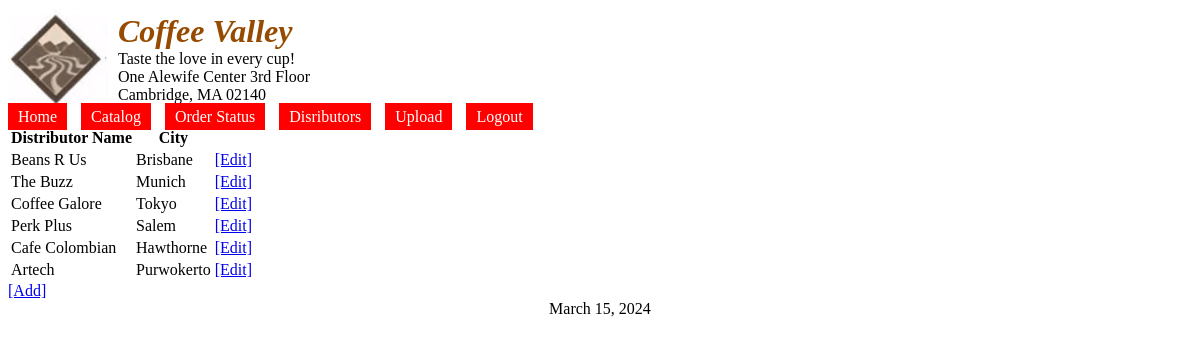
The app's page /distributor.php (signed in) with its own data.
### tables this page shows
CREATE TABLE IF NOT EXISTS `distributor` (
  `id` int NOT NULL AUTO_INCREMENT,
  `distributorName` varchar(100) DEFAULT NULL,
  `city` varchar(100) DEFAULT NULL,
  `region` varchar(50) DEFAULT NULL,
  `country` varchar(100) DEFAULT NULL,
  `phone` varchar(50) DEFAULT NULL,
  `email` varchar(100) DEFAULT NULL,
  PRIMARY KEY (`id`)
);

### distributor.php (the view, shortened to what this page needs)
<?php
require('koneksi.php');
$data = mysqli_query($conn, 'SELECT * FROM distributor');
require "header.php"; ?>
<div>
    <table>
        <tr>
            <th>Distributor Name</th>
            <th>City</th>
            <th></th>
        </tr>
        <?php if (mysqli_num_rows($data) > 0) { ?>
            <?php
            while ($distributor = mysqli_fetch_array($data)) {
            ?>
                <tr>
                    <td><?= $distributor['distributorName']; ?></td>
                    <td><?= $distributor['city']; ?></td>
                    <td><a href="edit_distributor.php?id=<?= $distributor['id']; ?>">[Edit]</a></td>
                </tr>
            <?php $id++;
            } ?>
        <?php } ?>
    </table>
</div>
<a href="add_distributor.php">[Add]</a>
<?php
require "footer.php";
?>

### header.php (shortened to what this page needs)
<!DOCTYPE html>
<html>
<head>
    <link rel="stylesheet" href="assets/styles/main.css">
</head>
<body>
    <header>
        <img src="assets/img/logo.png" width="100px" alt="logo">
        <div class="text-container">
            <h1 style="color: #964b00;"><i>Coffee Valley</i></h1>
            <p>Taste the love in every cup!</p>
            <p>One Alewife Center 3rd Floor</p>
            <p>Cambridge, MA 02140</p>
        </div>
    </header>
    <nav>
        <ul>
            <li><a href="index.php">Home</a></li>
            <li><a href="katalog.php">Catalog</a></li>
            <li><a href="odrer_status.php">Order Status</a></li>
            <li><a href="distributor.php">Disributors</a></li>
            <li><a href="upload.php">Upload</a></li>
            <li><a href="logout.php">Logout</a></li>
        </ul>
    </nav>

### footer.php
<footer>
    <p align="center"><?= date('F d, Y'); ?></p>
</footer>
</body>
</html>

### assets/styles/main.css (style rules this page uses)
header { display: flex; align-items: center; }
img { margin-right: 10px; }
.text-container { display: flex; flex-direction: column; }
h1, p { margin: 0; }
nav ul { list-style-type: none; margin: 0; padding: 0; }
nav li { display: inline; margin-right: 10px; }
nav li a { background-color: red; color: white; text-decoration: none; padding: 5px 10px; }

### records on screen
distributor: distributorName "Beans R Us", city "Brisbane"
distributor: distributorName "The Buzz", city "Munich"
distributor: distributorName "Coffee Galore", city "Tokyo"
distributor: distributorName "Perk Plus", city "Salem"
distributor: distributorName "Cafe Colombian", city "Hawthorne"
distributor: distributorName "Artech", city "Purwokerto"
